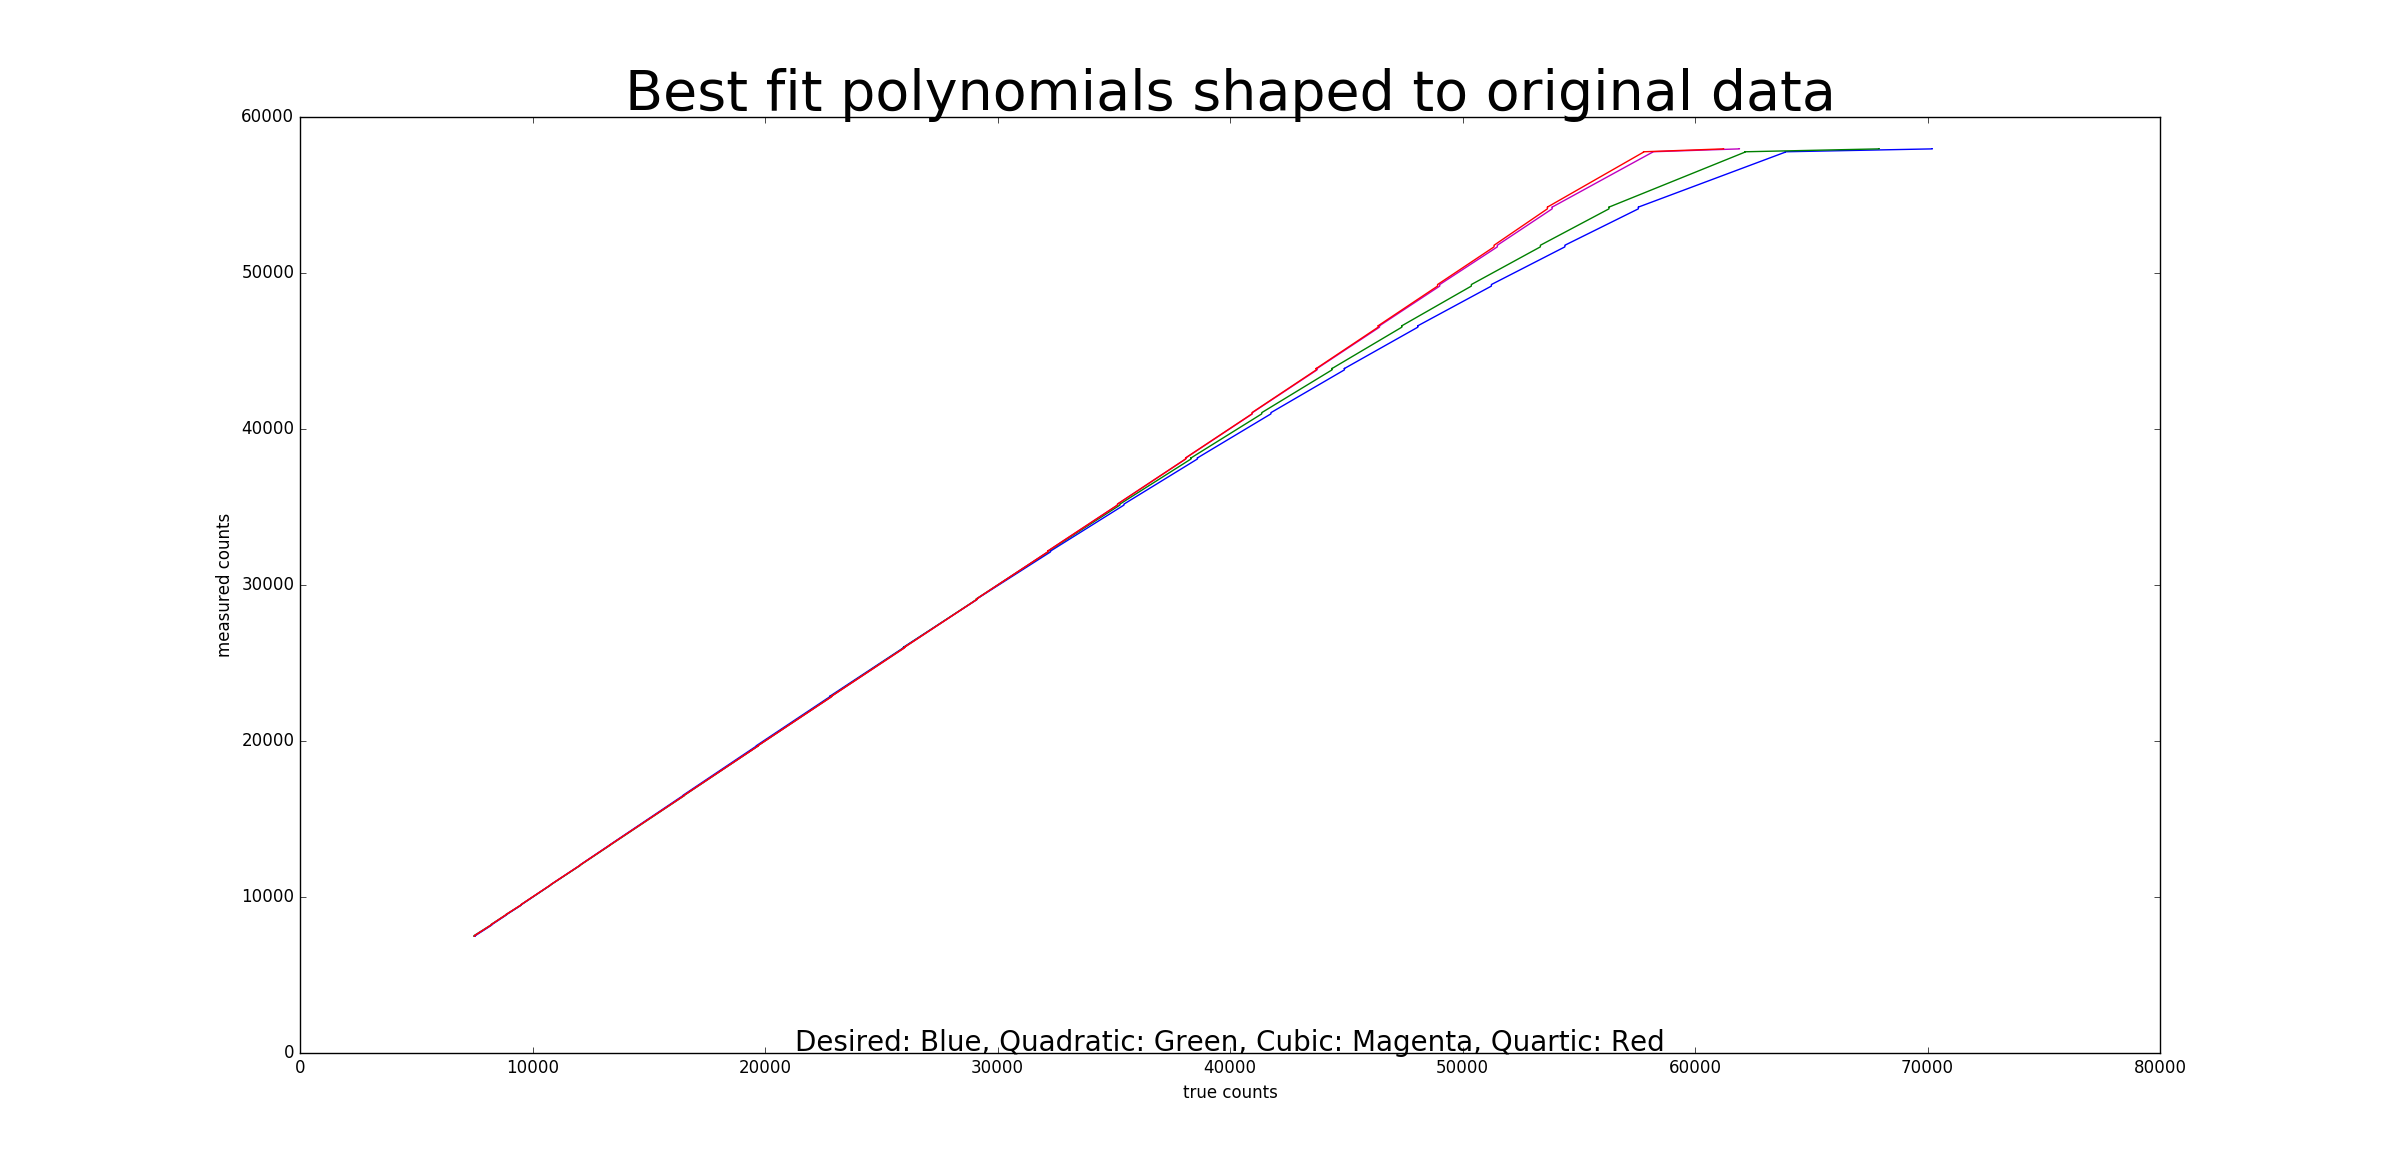

Write the Python code that produced this figure.
#This gives a second order error whaaaa

import numpy
import matplotlib.pyplot as plt
from astropy.io import fits

imageAmount = 115
ints = []
counts = []

i = 0
ds9x1 = 33
ds9x2 = 180
ds9y1 = 20
ds9y2 = 180

while i < imageAmount:
	if i < 9:
		fname = "Linearity0000"+str(i+1)+".fit"
	elif i >= 9 and i <99:
		fname = "Linearity000"+str(i+1)+".fit"
	else:
		fname = "Linearity00"+str(i+1)+".fit"
		
	hdu1 = fits.open(fname)
	scidata = hdu1[0].data
	
	ints.append(float(hdu1[0].header["INT"]))
	
	counts.append(numpy.median(scidata[ds9x1:ds9x2,ds9y1:ds9y2]))
	
	print (str(ints[i])+"\t"+str(counts[i])+"\n")
	
	i += 1

#Best fit line, from 0 ints to 2000 ints

# Use polyfit - 1st order
coefficients1 = numpy.polyfit(ints[0:65],counts[0:65],1)
print (coefficients1)
polynomial1 = numpy.poly1d(coefficients1)

number = 0
end_number = 114
best_counts1 = []

while number < end_number:
	best_counts1.append(coefficients1[0]*ints[number] + coefficients1[1])
	number+= 1
	
number = 0
end_number = 114
error_lin1 = []

while number < end_number:
	error_lin1.append((best_counts1[number] - counts[number])/(best_counts1[number]))
	number += 1

# Use polyfit - 2nd order
coefficients2 = numpy.polyfit(ints[0:65],counts[0:65],2)
print (coefficients2)
polynomial2 = numpy.poly1d(coefficients1)

number = 0
end_number = 114
best_counts2 = []

while number < end_number:
	best_counts2.append(coefficients2[0]*ints[number]*ints[number] + coefficients2[1]*ints[number] + coefficients2[2])
	number+= 1
	
number = 0
end_number = 114
error_lin2 = []

while number < end_number:
	error_lin2.append((best_counts2[number] - counts[number])/(best_counts2[number]))
	number += 1

	
# Use polyfit - 3rd order
coefficients3 = numpy.polyfit(ints[0:65],counts[0:65],3)
print (coefficients3)
polynomial3 = numpy.poly1d(coefficients1)

number = 0
end_number = 114
best_counts3 = []

while number < end_number:
	best_counts3.append(coefficients3[0]*ints[number]*ints[number]*ints[number] + coefficients3[1]*ints[number]*ints[number] + coefficients3[2]*ints[number] + coefficients3[3])
	number+= 1
	
number = 0
end_number = 114
error_lin3 = []

while number < end_number:
	error_lin3.append((best_counts3[number] - counts[number])/(best_counts3[number]))
	number += 1

	
# Use polyfit - 4th order
coefficients4 = numpy.polyfit(ints[0:65],counts[0:65],4)
print (coefficients4)
polynomial4 = numpy.poly1d(coefficients1)

number = 0
end_number = 114
best_counts4 = []

while number < end_number:
	best_counts4.append(coefficients4[0]*ints[number]*ints[number]*ints[number]*ints[number] + coefficients4[1]*ints[number]*ints[number]*ints[number] + coefficients4[2]*ints[number]*ints[number] + coefficients4[3]*ints[number] + coefficients4[4])
	number+= 1

number = 0
end_number = 114
error_lin4 = []

while number < end_number:
	error_lin4.append((best_counts4[number] - counts[number])/(best_counts4[number]))
	number += 1

	
##########################################################################################################################
# Feed data into pyplot.
xpoints = numpy.linspace(0.0,5000.0,2000)
plt.plot(best_counts1[0:114],counts[0:114],'b')
plt.plot(best_counts2[0:114],counts[0:114],'g')
plt.plot(best_counts3[0:114],counts[0:114],'m')
plt.plot(best_counts4[0:114],counts[0:114],'r')
plt.ylabel('measured counts')
plt.xlabel('true counts')
plt.title('Best fit polynomials shaped to original data',fontsize = 40)
plt.text(40000,100,'Desired: Blue, Quadratic: Green, Cubic: Magenta, Quartic: Red', fontsize=20, horizontalalignment='center')

plt.show()
